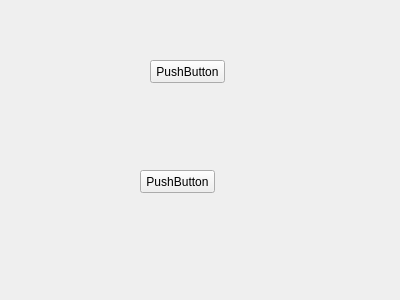
<?xml version="1.0" encoding="UTF-8"?>
<ui version="4.0">
 <class>GraphicsView</class>
 <widget class="QWidget" name="GraphicsView">
  <property name="geometry">
   <rect>
    <x>0</x>
    <y>0</y>
    <width>400</width>
    <height>300</height>
   </rect>
  </property>
  <property name="windowTitle">
   <string>GraphicsView</string>
  </property>
  <widget class="QPushButton" name="pushButton">
   <property name="geometry">
    <rect>
     <x>150</x>
     <y>60</y>
     <width>75</width>
     <height>23</height>
    </rect>
   </property>
   <property name="text">
    <string>PushButton</string>
   </property>
  </widget>
  <widget class="QPushButton" name="pushButton_2">
   <property name="geometry">
    <rect>
     <x>140</x>
     <y>170</y>
     <width>75</width>
     <height>23</height>
    </rect>
   </property>
   <property name="text">
    <string>PushButton</string>
   </property>
  </widget>
 </widget>
 <layoutdefault spacing="6" margin="11"/>
 <resources/>
 <connections/>
</ui>
